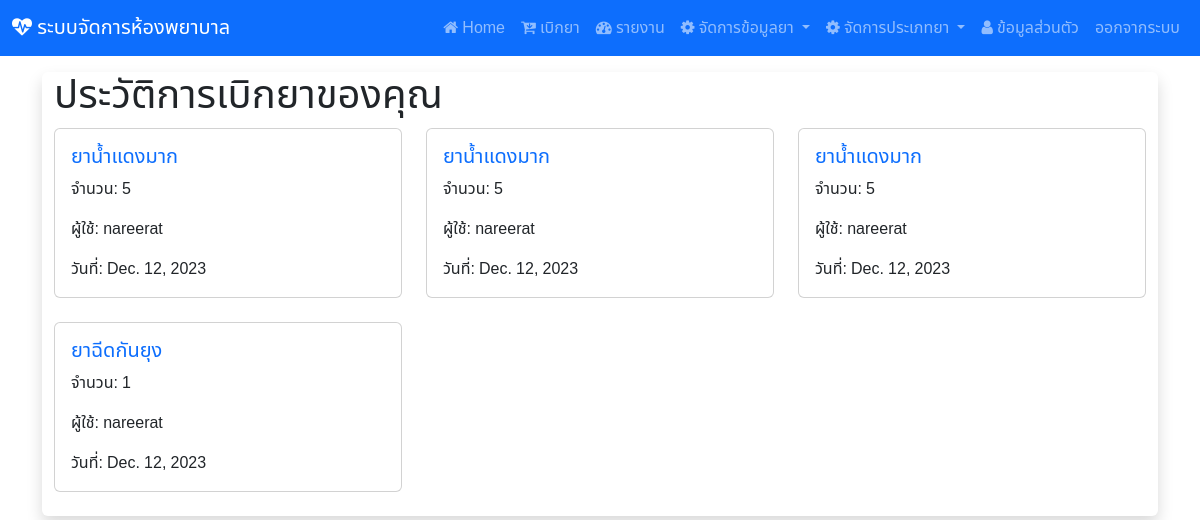
The page /view_own_medication_history/ (signed in) on the database its author committed.
### hospital_app/models.py (models this page shows)
class MedicationHistory(models.Model):
    drug_name = models.CharField(max_length=255)
    quantity = models.IntegerField()
    user = models.ForeignKey(User, on_delete=models.CASCADE)
    date = models.DateField(auto_now_add=True)

### hospital_app/views.py (the view)
# urls.py: path('view_own_medication_history/', views.view_own_medication_history, name='view_own_medication_history'),
@login_required(login_url="/login")
def view_own_medication_history(request):
    user = request.user
    medication_history = MedicationHistory.objects.filter(user=user)
    context = {"medication_history": medication_history}
    return render(request, 'own_medication_history.html', context)

### hospital_app/templates/own_medication_history.html (shortened to what this page needs)
{% extends "base.html" %} {% block content %}
<div
  class="container-fluid my-3 justify-content-center align-items-center shadow rounded"
>
    <h1>ประวัติการเบิกยาของคุณ</h1>
    <div class="row">
      {% for record in medication_history %}
      <div class="col-md-4 mb-4">
        <div class="card">
          <div class="card-body">
            <h5 class="card-title text-primary">{{ record.drug_name }}</h5>
            <p class="card-text">จำนวน: {{ record.quantity }}</p>
            <p class="card-text">ผู้ใช้: {{ record.user.username }}</p>
            <p class="card-text">วันที่: {{ record.date }}</p>
          </div>
        </div>
      </div>
      {% endfor %}
    </div>
  {% endblock %}

### hospital_app/templates/base.html (style rules this page uses)
body { font-family: "Noto Sans Thai", sans-serif; }

### rows shown on the page
MedicationHistory: drug_name "ยาน้ำแดงมาก", quantity "5", user.username "nareerat", date "Dec. 12, 2023"
MedicationHistory: drug_name "ยาน้ำแดงมาก", quantity "5", user.username "nareerat", date "Dec. 12, 2023"
MedicationHistory: drug_name "ยาน้ำแดงมาก", quantity "5", user.username "nareerat", date "Dec. 12, 2023"
MedicationHistory: drug_name "ยาฉีดกันยุง", quantity "1", user.username "nareerat", date "Dec. 12, 2023"
